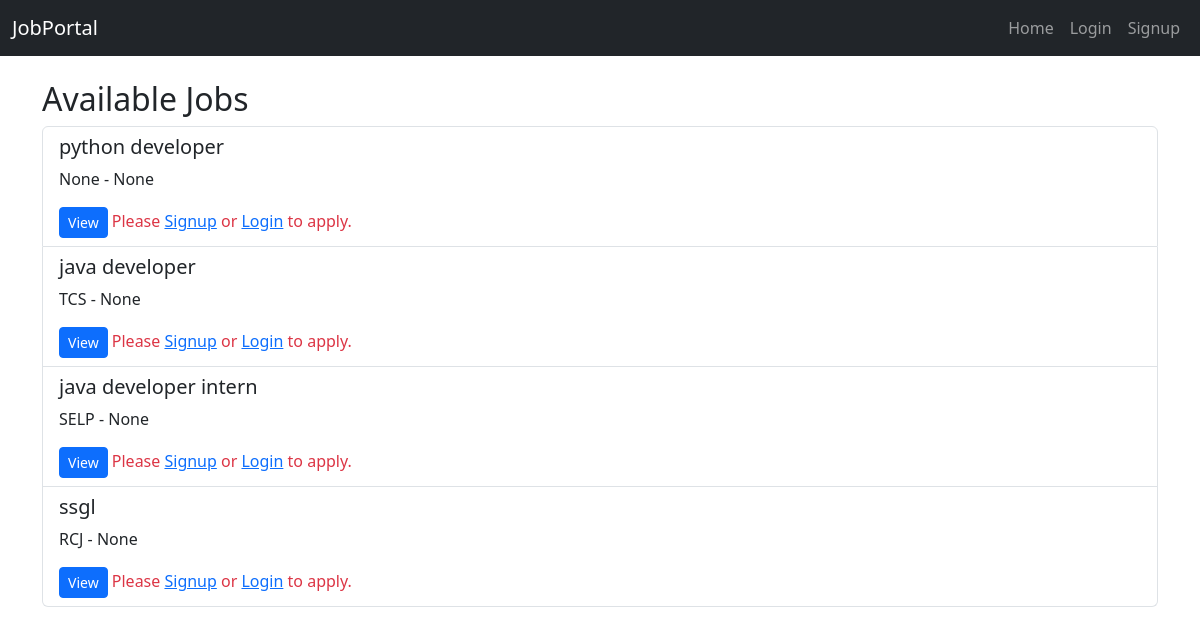
The page / on the database its author committed.
### linkdinapp/models.py (models this page shows, shortened)
class Job(models.Model):
    title = models.CharField(max_length=200)
    location = models.CharField(max_length=200, null=True, blank=True)
    description = models.TextField()
    company = models.ForeignKey(Company, on_delete=models.CASCADE, null=True, blank=True)
    posted_by = models.ForeignKey(User, on_delete=models.CASCADE, null=True, blank=True)

class Company(models.Model):
    name = models.CharField(max_length=255)
    location = models.CharField(max_length=255, blank=True, null=True)  # optional
    website = models.URLField(blank=True, null=True)
    def __str__(self):
        return self.name

### linkdinapp/views.py (the view)
# urls.py: path("", views.home, name="home"),   # sample view
def home(request):
    query = request.GET.get("q")
    if query:
        jobs = Job.objects.filter(
            Q(title__icontains=query) |
            Q(description__icontains=query) |
            Q(company__name__icontains=query) |
            Q(company__location__icontains=query)
        )
    else:
        jobs = Job.objects.all()
    return render(request, "portal/home.html", {"jobs": jobs})

### linkdinapp/templates/portal/home.html
{% extends "portal/base.html" %}
{% block content %}
  <h2>Available Jobs</h2>
  {% if jobs %}
    <div class="list-group">
      {% for job in jobs %}
        <div class="list-group-item">
          <h5>{{ job.title }}</h5>
          <p>{{ job.company }} - {{ job.location }}</p>
          <a href="{% url 'job_detail' job.id %}" class="btn btn-primary btn-sm">View</a>
          {% if user.is_authenticated %}
              <form method="post" action="{% url 'apply_job' job.id %}" style="display:inline;">
                  {% csrf_token %}
                  <button type="submit" class="btn btn-success btn-sm">Apply</button>
              </form>
          {% else %}
              <p class="text-danger d-inline">
                  Please <a href="{% url 'signup' %}">Signup</a> or
                  <a href="{% url 'login' %}">Login</a> to apply.
              </p>
          {% endif %}
        </div>
      {% endfor %}
    </div>
  {% else %}
    <p>No jobs available.</p>
  {% endif %}
{% endblock %}

### linkdinapp/templates/portal/base.html (shortened to what this page needs)
<html>
<head>
    <link rel="stylesheet" href="https://cdn.jsdelivr.net/npm/bootstrap@5.3.0/dist/css/bootstrap.min.css">
</head>
<body>
  <nav class="navbar navbar-expand-lg navbar-dark bg-dark">
    <div class="container-fluid">
      <a class="navbar-brand" href="{% url 'home' %}">JobPortal</a>
      <div class="collapse navbar-collapse">
        <ul class="navbar-nav ms-auto">
          <li class="nav-item">
            <a class="nav-link" href="{% url 'home' %}">Home</a>
          </li>
          {% if user.is_authenticated %}
            <li class="nav-item">
              <a class="nav-link" href="{% url 'my_applications' %}">My Applications</a>
            </li>
            {% if user.is_staff %}
              <li class="nav-item">
                <a class="btn btn-primary nav-link text-white" href="{% url 'create_job' %}">Post Job</a>
              </li>
            {% endif %}
            <li class="nav-item">
              <form method="post" action="{% url 'logout' %}" class="d-inline">
                {% csrf_token %}
                <button type="submit" class="btn btn-danger nav-link text-white border-0">Logout</button>
              </form>
            </li>
          {% else %}
            <li class="nav-item">
              <a class="nav-link" href="{% url 'login' %}">Login</a>
            </li>
            <li class="nav-item">
              <a class="nav-link" href="{% url 'signup' %}">Signup</a>
            </li>
          {% endif %}
        </ul>
      </div>
    </div>
  </nav>
  <div class="container mt-4">
    {% block content %}{% endblock %}
  </div>
</body>
</html>

### rows shown on the page
Job: title "python developer", company "None", location "None"
Job: title "java developer", company "TCS", location "None"
Job: title "java developer intern", company "SELP", location "None"
Job: title "ssgl", company "RCJ", location "None"
